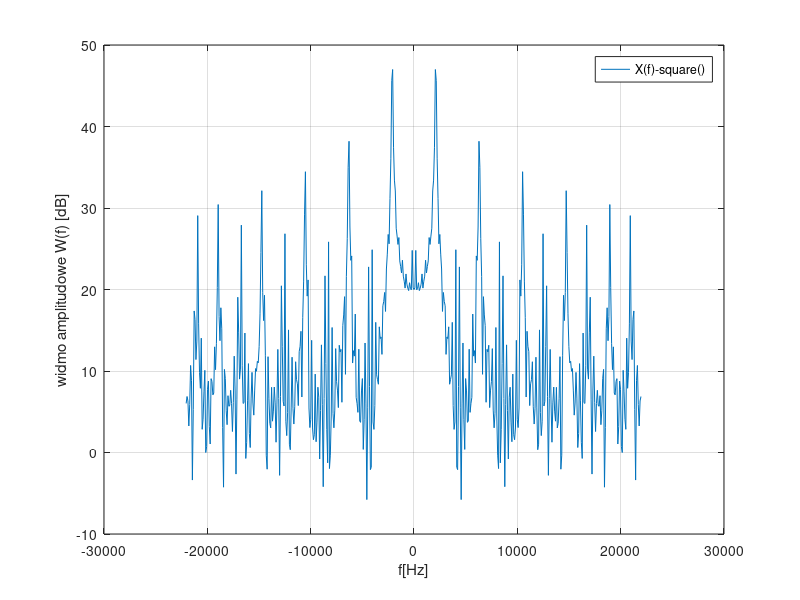

Source code (MATLAB):
clear all;
close all;
clc;

fs = 44100; #Sampling Frequency in Hz
f0 = 2108;

f_podst = mod(f0,fs); 

if f_podst > fs/2
	f_podst = abs(-(fs-f_podst));
end

disp('Maxymalna cztstotliwosc w sygnale sprobkowanym wynosi Hz:');
disp(fs/2);
disp('Czstotliwosc podstawowa wynosi');
disp(f_podst);

#Wyznaczanie widma sygna?u
N = 512;
n = (0:N-1)/fs;
x = square(2*pi*f0*n); #tu spodziewamy si? nieskonczenie wiele harmonicznych

X = fft(x);

#rysowania widma
f = (-N/2:N/2-1)*fs/N;
plot(f,20*log10(abs(fftshift(X))));
legend('X(f)-square()'); 
grid on;
xlabel('f[Hz]');
ylabel('widmo amplitudowe W(f) [dB]');

f3_h=mod(3*f0,fs);
f5_h=mod(5*f0,fs);

if f3_h > fs/2
  f3_h = abs(-(fs-f3_h));
endif

if f5_h > fs/2
  f5_h = abs(-(fs-f5_h));
endif

disp('Trzecia harmoniczna wynosi [Hz]');
disp(f3_h);
disp('Piata harmoniczna wynosi [Hz]');
disp(f5_h);